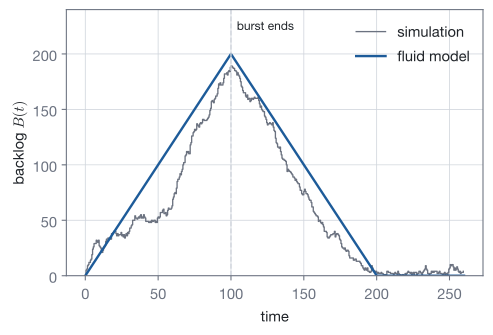

Here is the Python script that generated this plot:
"""Backlog of a queue of four workers of rate 1 during a burst of arrivals at rate 6 for 100 time units, then at rate 2:
the fluid model and one seeded simulation with Poisson arrivals and exponential processing times."""
import os
import random
import sys

sys.path.insert(0, os.path.join(os.path.dirname(os.path.abspath(__file__)), "..", "..", "..", "_filters"))
from figstyle import *  # noqa: E402,F403

import numpy as np  # noqa: E402
import simpy  # noqa: E402

random.seed(4)
env = simpy.Environment()
pool = simpy.Resource(env, capacity=4)
state = {"B": 0, "trace": []}


def job(env):
    with pool.request() as req:
        yield req
        yield env.timeout(random.expovariate(1.0))
    state["B"] -= 1


def source(env):
    while True:
        yield env.timeout(random.expovariate(6 if env.now < 100 else 2))
        state["B"] += 1
        env.process(job(env))


def watch(env):
    while True:
        state["trace"].append((env.now, state["B"]))
        yield env.timeout(0.5)


env.process(source(env))
env.process(watch(env))
env.run(until=260)
t, b = np.array(state["trace"]).T

tf = np.linspace(0, 260, 600)
fluid = np.where(tf <= 100, 2 * tf, np.maximum(0, 200 - 2 * (tf - 100)))

fig, ax = plt.subplots(figsize=(5.6, 3.6))
ax.step(t, b, where="post", color=MUTED, lw=1.0, label="simulation")
ax.plot(tf, fluid, color=ACCENT, lw=1.8, label="fluid model")
ax.axvline(100, color=GRID, lw=1.0, ls="--")
ax.text(104, 232, "burst ends", color=INK, fontsize=9, va="top")
ax.set_xlabel("time")
ax.set_ylabel(r"backlog $B(t)$")
ax.set_ylim(0, 240)
ax.grid(True, color=GRID, lw=0.6)
ax.legend(frameon=False, loc="upper right")
save_figure(fig, "backlog")
